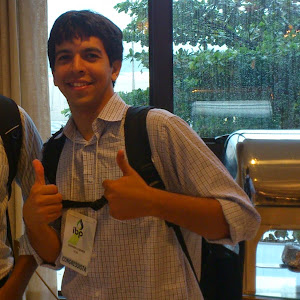
//> input picture _site/apps/editablespectrum/imagesInPage/photo.jpg, 300 x 300 px
$ ./homofilter ../../_site/apps/editablespectrum/imagesInPage/photo.jpg   (built with g++ and OpenCV 4)
//> lines starting //> are read from the running program, lines starting //| are printed output that depends on the picture
#include <iostream>
#include <opencv2/opencv.hpp>
#include <opencv2/imgproc/imgproc.hpp>

#include <stdlib.h>

using namespace cv;
using namespace std;

Mat filter_tmp;
int percent_GamaL = 0;
int percent_GamaH = 2;
int percentD0 = 20;
int percent_C = 0;
float d_max;

void slot_sliders(int, void *);
void calcFilter(Mat &H, float gamaL, float gamaH, float D0, float c);
// troca os quadrantes da imagem da DFT
void deslocaDFT(Mat &image)
{
    Mat tmp, A, B, C, D;

    // se a imagem tiver tamanho impar, recorta a regiao para
    // evitar copias de tamanho desigual
    image = image(Rect(0, 0, image.cols & -2, image.rows & -2));
    int cx = image.cols / 2;
    int cy = image.rows / 2;

    // reorganiza os quadrantes da transformada
    // A B   ->  D C
    // C D       B A
    A = image(Rect(0, 0, cx, cy));
    B = image(Rect(cx, 0, cx, cy));
    C = image(Rect(0, cy, cx, cy));
    D = image(Rect(cx, cy, cx, cy));

    // A <-> D
    A.copyTo(tmp);
    D.copyTo(A);
    tmp.copyTo(D);

    // C <-> B
    C.copyTo(tmp);
    B.copyTo(C);
    tmp.copyTo(B);
}

int main(int argc, char **argv)
{
    const char mainWindow[] = "Filtro";
    const int max_slider = 100;
    Mat image;
    Mat padded, filter;
    Mat complexImage, complexImage_out;
    Mat_<float> realInput, zeros;
    int dft_M, dft_N;
    vector<Mat> planos;

    if (argc != 1)
    {
        image = imread(argv[1]);
//> image is the input picture: 300 rows x 300 cols, CV_8UC3; mean B, G, R 72.3, 86.6, 96.1
        //converte para escala de cinza
        cvtColor(image, image, COLOR_BGR2GRAY);
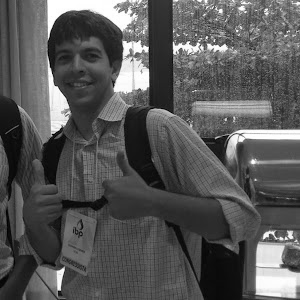
//> image: 300 rows x 300 cols, CV_8UC1; min 0, max 255, mean 87.8
        imshow("Entrada", image);
    }
    else
    {
        std::cerr << "Erro ao carregar imagem!" << '\n';
        return -1;
    }

    // identifica os tamanhos otimos para
    // calculo do FFT
    dft_M = getOptimalDFTSize(image.rows);
//> dft_M = 300
    dft_N = getOptimalDFTSize(image.cols);
//> dft_N = 300
    d_max = sqrt(dft_M * dft_M + dft_N * dft_N) / 2.0;
//> d_max = 212.1

    // realiza o padding da imagem
    copyMakeBorder(image, padded, 0,
                   dft_M - image.rows, 0,
                   dft_N - image.cols,
                   BORDER_CONSTANT, Scalar::all(0));

    // parte imaginaria da matriz complexa (preenchida com zeros)
    zeros = Mat_<float>::zeros(padded.size());
    // prepara a matriz complexa para ser preenchida
    complexImage = Mat(padded.size(), CV_32FC2, Scalar(0));

    // cria a componente real
    realInput = Mat_<float>(padded);
    realInput += cv::Scalar::all(1);
    cv::log(realInput, realInput);
    // combina o array de matrizes em uma unica
    // componente complexa
    Mat comps[] = {realInput, zeros};
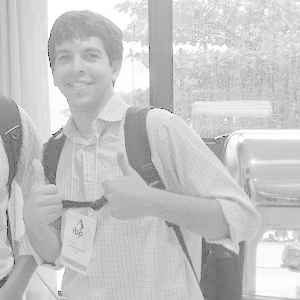
//> comps[0]: 300 rows x 300 cols, CV_32FC1; min 0, max 5.55, mean 4.3; drawn with min black and max white
//> comps[1]: 300 rows x 300 cols, CV_32FC1; every value is 0
    merge(comps, 2, complexImage);
    // calcula o dft
    dft(complexImage, complexImage);
    // realiza a troca de quadrantes
    deslocaDFT(complexImage);
    normalize(complexImage, complexImage, 0, 1, NORM_MINMAX);
    // a funcao de transferencia (filtro frequencial) deve ter o
    // mesmo tamanho e tipo da matriz complexa
    filter = complexImage.clone();

    // matriz das componentes real
    // e imaginaria do filtro
    filter_tmp = Mat(dft_M, dft_N, CV_32F);
    calcFilter(filter_tmp, percent_GamaL / 100.0,
               (percent_GamaH / 100.0) * 9 + 1,
               (percentD0 / 100.0) * d_max,
               (percent_C / 100.0) * 4 + 1);
//> after the loop in calcFilter, `for (int u = 0; u < M; u++)`:
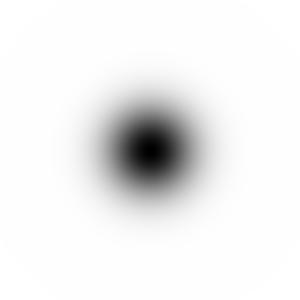
//> H: 300 rows x 300 cols, CV_32FC1; min 0, max 1.18, mean 1.11; drawn with min black and max white

    namedWindow(mainWindow, WINDOW_AUTOSIZE);

    createTrackbar("Gama L [0-100%]", mainWindow,
                   &percent_GamaL,
                   max_slider,
                   slot_sliders);
    createTrackbar("Gama H [0-100%]", mainWindow,
                   &percent_GamaH,
                   max_slider,
                   slot_sliders);
    createTrackbar("D0 [0-100%]", mainWindow,
                   &percentD0,
                   max_slider,
                   slot_sliders);
    createTrackbar("c [0-100%]", mainWindow,
                   &percent_C,
                   max_slider,
                   slot_sliders);

    complexImage_out = complexImage.clone();
    while (true)
    {
        // cria a matriz com as componentes do filtro e junta
        // ambas em uma matriz multicanal complexa
        planos.clear();
        planos.push_back(filter_tmp);
        planos.push_back(filter_tmp);
        merge(planos, filter);

        // aplica o filtro frequencial
        mulSpectrums(complexImage, filter, complexImage_out, 0);
        // troca novamente os quadrantes
        deslocaDFT(complexImage_out);
        // calcula a DFT inversa
        idft(complexImage_out, complexImage_out);
        // limpa o array de planos
        planos.clear();
        // separa as partes real e imaginaria da
        // imagem filtrada
        split(complexImage_out, planos);
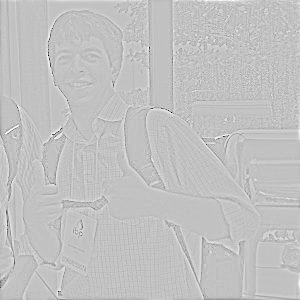
//> planos[0]: 300 rows x 300 cols, CV_32FC1; min -1.08, max 0.341, mean -8.48e-11; drawn with min black and max white
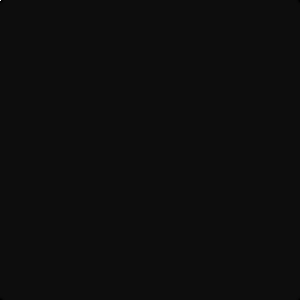
//> planos[1]: 300 rows x 300 cols, CV_32FC1; min -263.1, max 4778.3, mean 0; drawn with min black and max white
        cv::exp(planos[0], planos[0]);
        planos[0] -= cv::Scalar::all(1);
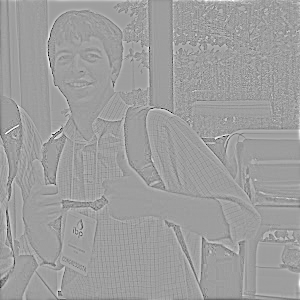
//> planos[0]: 300 rows x 300 cols, CV_32FC1; min -0.66, max 0.406, mean 0.00122; drawn with min black and max white

        // normaliza a parte real para exibicao
        normalize(planos[0], planos[0], 0, 1, NORM_MINMAX);

        imshow(mainWindow, filter_tmp);
        imshow("Resultado", planos[0]);
        waitKey(10);
    }

    return 0;
}

//cada slider mapeado de 0-100% em um range de valores
//fixos para cada uma das variaveis.
void slot_sliders(int, void *)
{
    calcFilter(filter_tmp, percent_GamaL / 100.0,
               (percent_GamaH / 100.0) * 8 + 2,
               (percentD0 / 100.0) * d_max,
               (percent_C / 100.0) * 4 + 1);
}

void calcFilter(Mat &H, float gamaL, float gamaH, float D0, float c)
{
    int N = H.size().width;
    int M = H.size().height;

//Macro de calculo de distancia, com relacao ao ponto central da imagem
#define D(u, v) sqrt(((u)-M / 2) * ((u)-M / 2) + ((v)-N / 2) * ((v)-N / 2))

    for (int u = 0; u < M; u++)
    {
        for (int v = 0; v < N; v++)
        {
            H.at<float>(u, v) = (gamaH - gamaL) * (1 - exp(-c * (D(u, v) * D(u, v)) / (D0 * D0))) + gamaL;
        }
    }
}
